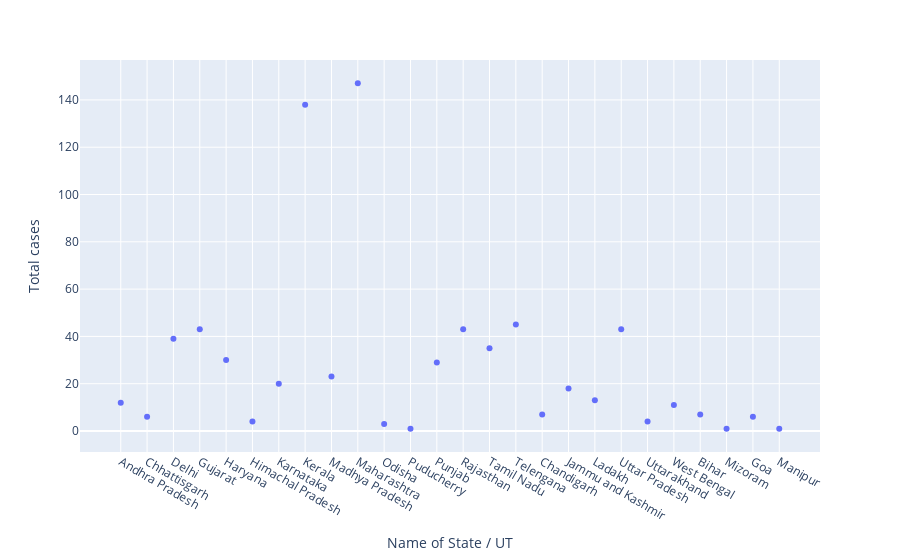

Notebook code for this chart:
### Code cell
#Using PLotly.express
px.scatter(df,x = 'Name of State / UT', y = 'Total cases')

### Figure 1 — Plotly figure (JSON) as saved in the notebook; plotly's stock layout.template omitted (floating-point values rounded to 4 significant figures)
{"data": [{"hovertemplate": "Name of State / UT=%{x}<br>Total cases=%{y}<extra></extra>", "legendgroup": "", "marker": {"color": "#636efa", "symbol": "circle"}, "mode": "markers", "name": "", "orientation": "v", "showlegend": false, "type": "scatter", "x": ["Andhra Pradesh", "Chhattisgarh", "Delhi", "Gujarat", "Haryana", "Himachal Pradesh", "Karnataka", "Kerala", "Madhya Pradesh", "Maharashtra", "Odisha", "Puducherry", "Punjab", "Rajasthan", "Tamil Nadu", "Telengana", "Chandigarh", "Jammu and Kashmir", "Ladakh", "Uttar Pradesh", "Uttarakhand", "West Bengal", "Bihar", "Mizoram", "Goa", "Manipur"], "xaxis": "x", "y": [12, 6, 39, 43, 30, 4, 20, 138, 23, 147, 3, 1, 29, 43, 35, 45, 7, 18, 13, 43, 4, 11, 7, 1, 6, 1], "yaxis": "y"}], "layout": {"legend": {"tracegroupgap": 0}, "margin": {"t": 60}, "xaxis": {"anchor": "y", "domain": [0, 1], "title": {"text": "Name of State / UT"}}, "yaxis": {"anchor": "x", "domain": [0, 1], "title": {"text": "Total cases"}}}}
